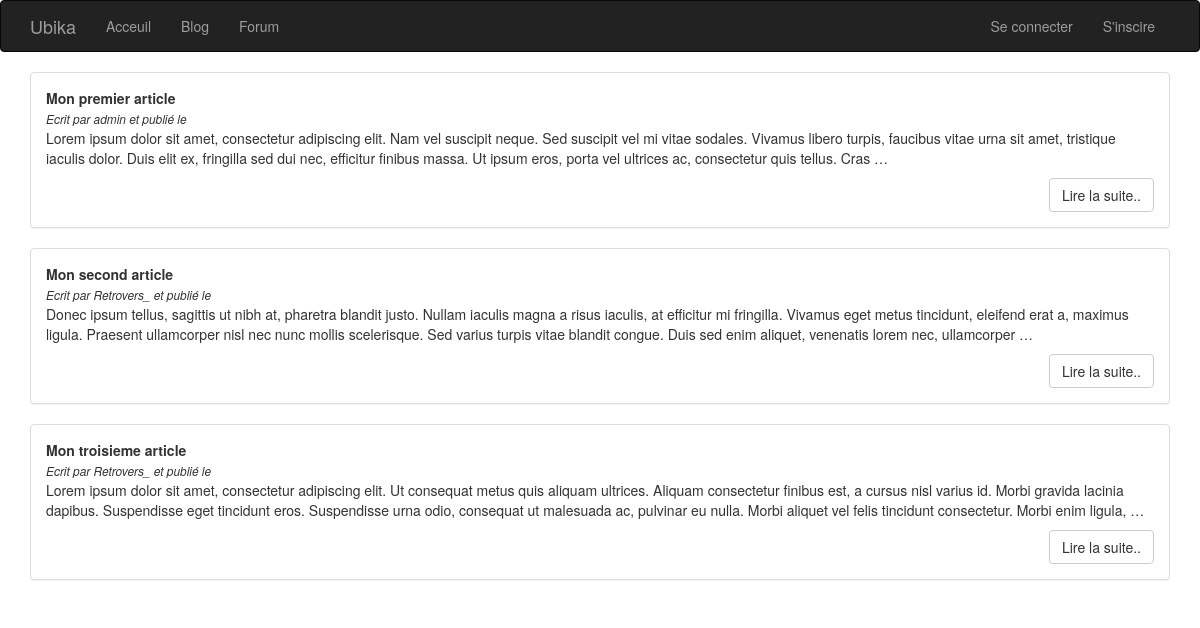
Page /blog on the committed database.
### Blog/models.py (models this page shows, shortened)
class Article(models.Model):
    titre = models.CharField(max_length=100)
    contenu = models.TextField()
    auteur = models.ForeignKey(User)
    slug = models.SlugField()
    published_date = models.DateTimeField(auto_now_add=True)

### Blog/views.py (the view)
# urls.py: url(r'^blog',views.BlogList,name = "blog_list"),
def BlogList(request):
    articles = Article.objects.order_by('published_date')
    return render(request, 'list.html', {'articles': articles})

### Blog/templates/list.html (shortened to what this page needs)
{% extends "layout.html" %}
{% block content %}
    {%for article in articles %}
        <div class="panel panel-default">
            <div class="panel-body">
               <b>{{article.titre}}</b><br>
               <small><i>Ecrit par {{article.auteur}} et publié le {{article.published_at}}</i></small>
               <p>{{article.contenu|truncatewords_html:50}}</p>
               <a style="float:right" href="{% url "blog_view" article.slug %}"><button class="btn btn-default">Lire la suite..</button></a>
            </div>
        </div>
    {% endfor %}
{% endblock %}

### Blog/templates/layout.html (shortened to what this page needs)
{% load static %}
<!DOCTYPE html>
<html lang="en">
<head>
    <link rel="stylesheet" href="{% static 'css/style.css'%}">
    <link rel="stylesheet" href="{% static 'css/bootstrap.min.css'%}">
</head>
<body>
        {% block navbar %}
        <nav class="navbar navbar-inverse">
        <div class="container">
        <div class="navbar-header">
        <a class="navbar-brand" href="#">Ubika</a>
         </div>
    <div class="collapse navbar-collapse" id="bs-example-navbar-collapse-1">
      <ul class="nav navbar-nav">
        <li><a href="{%url "index" %}">Acceuil</a></li>
        <li><a href="{%url "blog_list" %}">Blog</a></li>
        <li><a href="#">Forum</a></li>
      </ul>
        <ul class="nav navbar-nav navbar-right">
            {%if user.is_authenticated%}
                <li class="dropdown active">
            <a href="#" class="dropdown-toggle" data-toggle="dropdown" role="button" aria-haspopup="true" aria-expanded="false">Bienvenu {{user.username}}<span class="caret"></span></a>
            <ul class="dropdown-menu">
                <li><a href="#">Mon compte</a></li>
                <li><a href="{% url "user_setting" %}">Parametre</a></li>
                <li role="separator" class="divider"></li>
                <li><a href="{%url "user_logout"%}">Se deconnecter</a></li>
                {% if user.is_superuser %}
                <li role="separator" class="divider"></li>
                <li><a href="{% url "admin:index" %}">Aller a l'espace admin</a></li>
                {% endif %}
            </ul>
            </li>
            {% else %}
            <li><a href="{% url "user_login" %}">Se connecter</a></li>
            <li><a href="{% url "user_register" %}">S'inscire</a></li>
            {% endif %}
        </ul>
        </div>
        </div>
        </nav>
        {% endblock %}
    <div id="content" class="container">
        {% block content %}{% endblock %}
    </div>
</body>
</html>

### rows in the picture
Article: titre "Mon premier article", auteur "admin", contenu "Lorem ipsum dolor sit amet, consectetur adipiscing elit. Nam vel suscipit neque. Sed suscipit vel mi vitae sodales. Vivamus libero turpis, faucibus vitae urna sit amet, tristique iaculis dolor. Duis elit ex, fringilla sed dui nec, efficitur finibus massa. Ut ipsum eros, porta vel ultrices ac, consectetur quis tellus. Cras …"
Article: titre "Mon second article", auteur "Retrovers_", contenu "Donec ipsum tellus, sagittis ut nibh at, pharetra blandit justo. Nullam iaculis magna a risus iaculis, at efficitur mi fringilla. Vivamus eget metus tincidunt, eleifend erat a, maximus ligula. Praesent ullamcorper nisl nec nunc mollis scelerisque. Sed varius turpis vitae blandit congue. Duis sed enim aliquet, venenatis lorem nec, ullamcorper …"
Article: titre "Mon troisieme article", auteur "Retrovers_", contenu "Lorem ipsum dolor sit amet, consectetur adipiscing elit. Ut consequat metus quis aliquam ultrices. Aliquam consectetur finibus est, a cursus nisl varius id. Morbi gravida lacinia dapibus. Suspendisse eget tincidunt eros. Suspendisse urna odio, consequat ut malesuada ac, pulvinar eu nulla. Morbi aliquet vel felis tincidunt consectetur. Morbi enim ligula, …"
